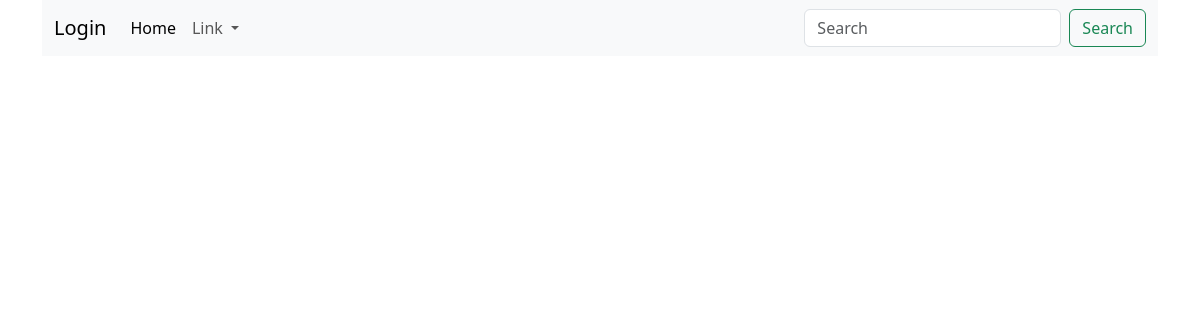
The page /product-detail/10/ on the database as committed earlier.
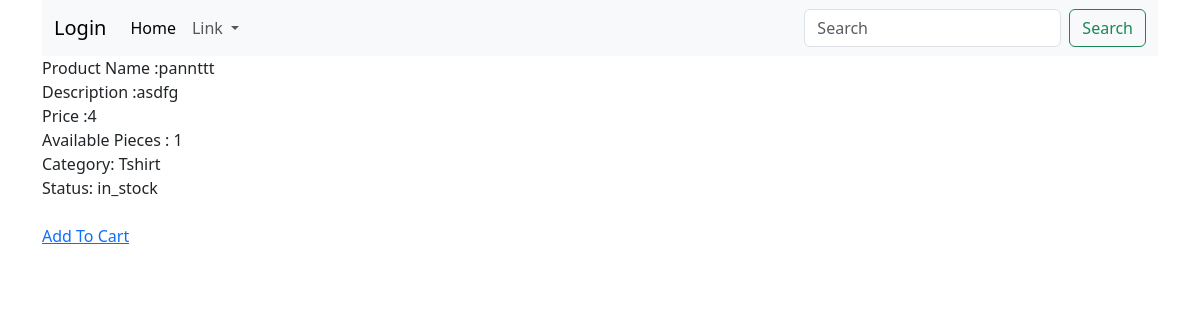
The same page on the database as committed later.
### productdetails/models.py (models this page shows, shortened)
class Product(models.Model):
    name=models.CharField(max_length=100)
    description=models.TextField(blank=True,null=True)
    price=models.IntegerField()
    image=models.ImageField(upload_to="product_image",blank=True,null=True)
    available=models.IntegerField()
    category=models.ForeignKey(Category,on_delete=models.CASCADE)
    status=models.CharField(max_length=100,choices=Status.choices,default=Status.IN_STOCK)

class Category(models.Model):
    name=models.CharField(max_length=100)
    details=models.TextField(blank=True,null=True)
    def __str__(self):
        return str(self.name)

### productdetails/views.py (the view)
# urls.py: path("product-detail/<int:pk>/",product_details,name="product_detail"),
def product_details(request,pk):
    products=Product.objects.filter(pk=pk)
    context={
        'products':products
    }
    return render(request,"product_details.html",context)

### productdetails/templates/product_details.html (shortened to what this page needs)
{% extends 'base.html'%}
{% block content %}
{% for product in products %}
    Product Name :{{product.name}}
    <br>
    Description :{{product.description}}
    <br>
    Price :{{product.price}}
    <br>
    Available Pieces : {{product.available}}
    <br>
    Category: {{ product.category }}
    <br>
    Status: {{product.status}}
    <br>
<br>
<a href="{% url 'product:add_to_cart' product.id %}">Add To Cart </a>
{% endfor %}
{% endblock content %}

Rows that differ between the two databases and show on the page:
added Product: name "pannttt", description "asdfg", price "4", available "1", category "Tshirt", status "in_stock"
